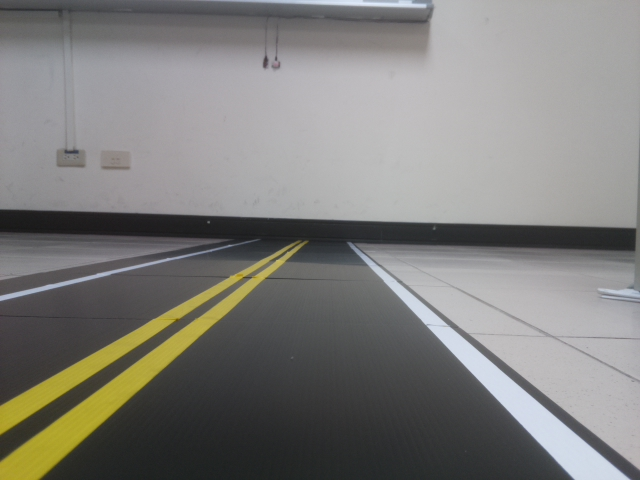
#> input picture Photos/test11.jpg, 640 x 480 px
$ python -i rawImage.py   (imports and definitions only)
#> lines starting #> are read from the running program, lines starting #| are printed output that depends on the picture; after the words box and inside, x2 and y2 are one past the last pixel; in counts of white or black regions, pixels touching at a corner belong together
#> further down, picture is the input picture: shape (480, 640, 3); mean B, G, R 123.4, 126.5, 127.4
import cv2
import numpy as np

class rawImage:
    """
    image processing functions
    """
    # 3-5-5-5-3 octogonal kernel
    _kernel = np.array([[0,1,1,1,0],[1,1,1,1,1],[1,1,1,1,1],[1,1,1,1,1],[0,1,1,1,0]]).astype(np.uint8)
    _vote = 200

    def __init__(self, img):
        self._row, self._column = img.shape[0], img.shape[1]
#> self._row = 480; self._column = 640
        self._img = np.copy(img)

    # returns the course deviation in pixel count
    def findDeviation(self):

        # intensity equalization
        hsl = cv2.cvtColor(self._img, cv2.COLOR_BGR2HSV)
#> hsl: shape (480, 640, 3); mean H, S, V 91, 16.2, 129.4
        #hsl[:,:,2] = cv2.equalizeHist(hsl[:,:,2])
        eq = cv2.cvtColor(hsl, cv2.COLOR_HSV2BGR)

        #cv2.imwrite("equal.jpg", eq)

        # white and yellow detection
        temp = np.logical_and(eq[:,:,1] > 150, eq[:,:,2] > 150)
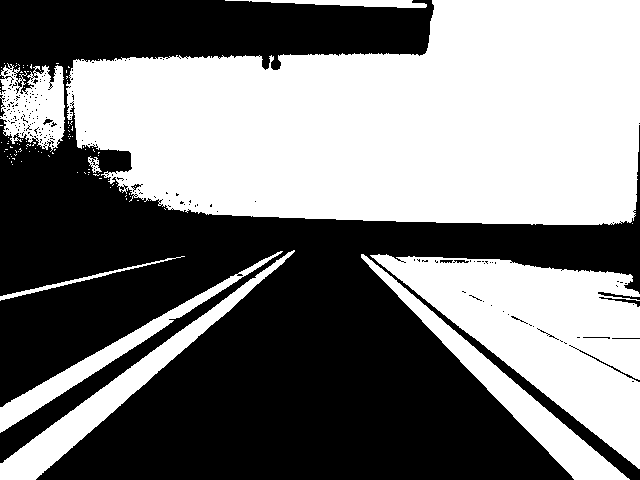
#> temp: shape (480, 640) bool; 48.9% white; 101 white regions (92 under 20 px), largest, box (x1, y1, x2, y2) and area: (66, 0, 640, 225) 99858, (370, 254, 640, 469) 26119, (0, 250, 295, 480) 7250

        # yellow color mark
        y_cm = np.logical_and(temp, eq[:,:,0] < 100).astype(np.uint8)
#> y_cm: shape (480, 640); values 0 (black) and 1 (white), 3.7% white; 2 white regions, box (x1, y1, x2, y2) and area: (0, 250, 295, 480) 7084, (0, 251, 283, 433) 4164
        # close then open
        y_cm = cv2.morphologyEx(cv2.morphologyEx(y_cm, cv2.MORPH_CLOSE, self._kernel), cv2.MORPH_OPEN, self._kernel)
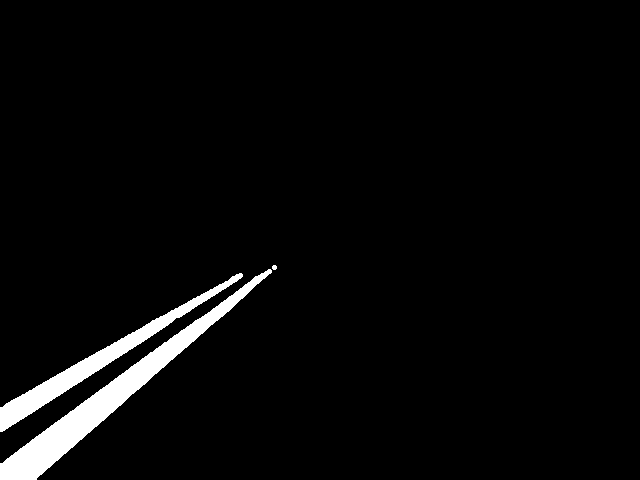
#> y_cm: shape (480, 640); values 0 (black) and 1 (white), 3.6% white; 3 white regions, box (x1, y1, x2, y2) and area: (0, 269, 272, 480) 6994, (0, 273, 243, 432) 4044, (272, 265, 277, 270) 21

        #cv2.imwrite("y_mark.jpg", y_cm*255)

        # white color mark
        w_cm = np.logical_and(temp, eq[:,:,0] > 150).astype(np.uint8)
#> w_cm: shape (480, 640); values 0 (black) and 1 (white), 45.1% white; 100 white regions (93 under 20 px), largest, box (x1, y1, x2, y2) and area: (66, 0, 640, 225) 99646, (370, 254, 640, 469) 26109, (361, 254, 630, 480) 7063
        # close then open
        w_cm = cv2.morphologyEx(cv2.morphologyEx(w_cm, cv2.MORPH_CLOSE, self._kernel), cv2.MORPH_OPEN, self._kernel)
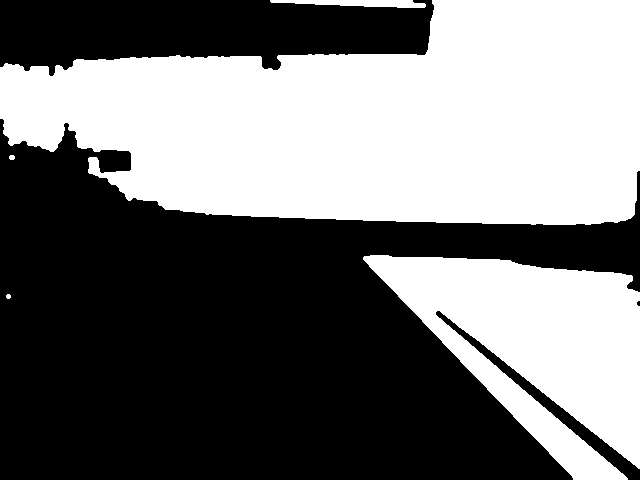
#> w_cm: shape (480, 640); values 0 (black) and 1 (white), 45.8% white; 5 white regions, box (x1, y1, x2, y2) and area: (0, 0, 640, 225) 105777, (363, 255, 640, 480) 34053, (270, 0, 426, 8) 846, (9, 155, 15, 160) 26, (6, 294, 11, 299) 21
        #cv2.imwrite("w_mark.jpg", w_cm*255)

        # gray scale canny edge detection
        gray = cv2.cvtColor(self._img,cv2.COLOR_BGR2GRAY)
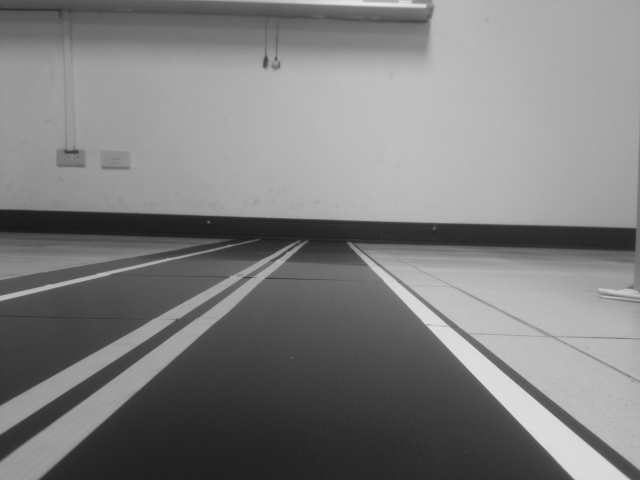
#> gray: shape (480, 640); min 24, max 234, mean 126.4
        blur = cv2.GaussianBlur(gray, (5, 5), 0)
        edges = cv2.Canny(blur,50,150,apertureSize = 3)
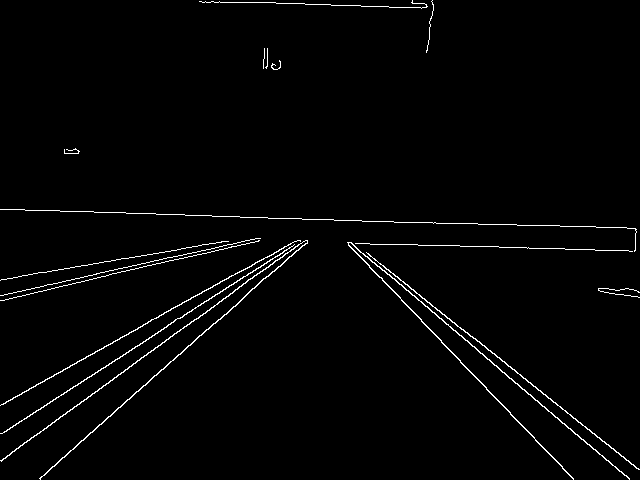
#> edges: shape (480, 640); 1.8% white in thin lines or dots

        #cv2.imwrite("canny.jpg", edges)

        # intersection of canny and road markings
        y_inter = (edges * y_cm > 0).astype(np.uint8)
#> y_inter: shape (480, 640); values 0 (black) and 1 (white), 0.03% white in thin lines or dots, all inside (x1, y1, x2, y2) = (81, 268, 277, 382)
        w_inter = (edges * w_cm > 0).astype(np.uint8)
#> w_inter: shape (480, 640); values 0 (black) and 1 (white), 0.31% white in thin lines or dots
        y_inter = cv2.dilate(y_inter, self._kernel, iterations = 1)
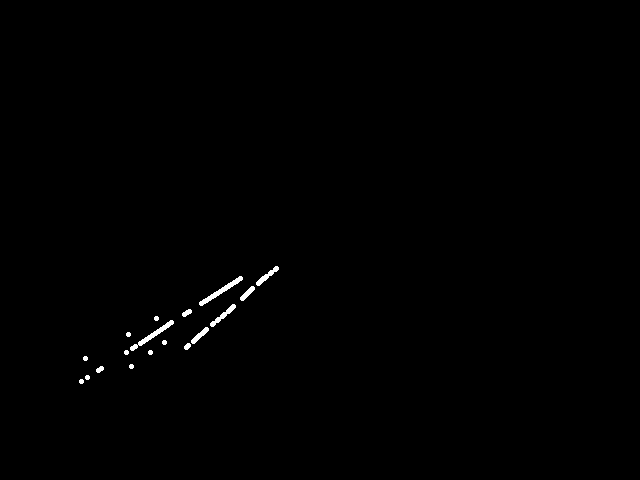
#> y_inter: shape (480, 640); values 0 (black) and 1 (white), 0.41% white; 18 white regions, largest, box (x1, y1, x2, y2) and area: (199, 276, 243, 306) 245, (130, 320, 174, 351) 236, (210, 304, 236, 327) 147
        w_inter = cv2.dilate(w_inter, self._kernel, iterations = 1)
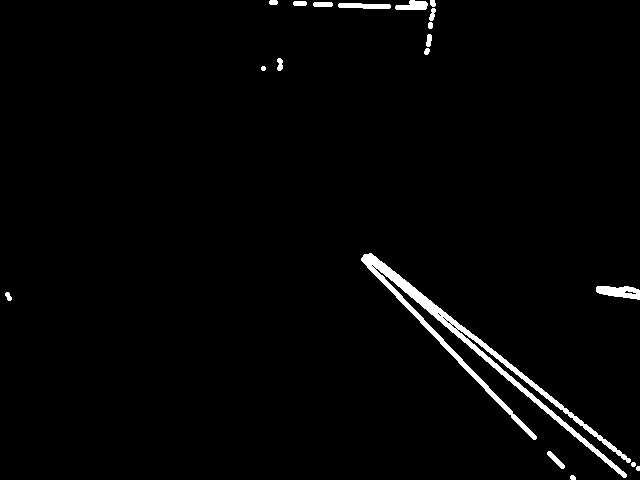
#> w_inter: shape (480, 640); values 0 (black) and 1 (white), 2% white; 19 white regions (1 under 20 px), largest, box (x1, y1, x2, y2) and area: (361, 253, 631, 478) 4535, (596, 286, 640, 300) 419, (338, 3, 391, 9) 260
        #cv2.imwrite("y_inter.jpg", y_inter*255)
        #cv2.imwrite("w_inter.jpg", w_inter*255)

        # Hough line detection
        y_lines = cv2.HoughLines(y_inter, 1, np.pi/180, self._vote)
#> y_lines = None
        w_lines = cv2.HoughLines(w_inter, 1, np.pi/180, self._vote)
#> w_lines = [[-24, 2.23], [-39, 2.27], [-49, 2.29], [-36, 2.25], [-71, 2.36], [-13, 2.22], [-80, 2.37], [-60, 2.3], [-91, 2.39], [-69, 2.36], [-4, 2.2], [0, 2.2]]
        if w_lines is None or y_lines is None:
                print('f*ck!')
                return 0

        # find the rightmost yellow line
        y_rho, y_theta, y_offset = 0, 0, -float(1000)

        for rho, theta in y_lines[:, 0]:
            # ignore horizontal lines
            # only shows lines that are in 80-degree difference to vertical line
            if theta < 80*np.pi/180 or (np.pi - theta) < 80*np.pi/180:
                offset = int(np.cos(theta)*rho-np.tan(theta)*(self._row-np.sin(theta)*rho))
                if offset > y_offset:
                    y_rho, y_theta, y_offset = rho, theta, offset

        # find the leftmost white line
        w_rho, w_theta, w_offset = 0, 0, float(1000)

        for rho, theta in w_lines[:, 0]:
            # ignore horizontal lines
            # only shows lines that are in 80-degree difference to vertical line
            if theta < 80*np.pi/180 or (np.pi - theta) < 80*np.pi/180:
                offset = int(np.cos(theta)*rho-np.tan(theta)*(self._row-np.sin(theta)*rho))
                if offset > y_offset and offset < w_offset:
                    w_rho, w_theta, w_offset = rho, theta, offset

        # draw line
        a = np.cos(y_theta)
        b = np.sin(y_theta)
        x0 = a * y_rho
        y0 = b * y_rho
        x1 = int(x0 + 1200*(-b))
        y1 = int(y0 + 1200*(a))
        x2 = int(x0 - 1200*(-b))
        y2 = int(y0 - 1200*(a))

        cv2.line(self._img,(x1,y1),(x2,y2),(0,255,255),2)

        # draw line
        a = np.cos(w_theta)
        b = np.sin(w_theta)
        x0 = a * w_rho
        y0 = b * w_rho
        x1 = int(x0 + 1200*(-b))
        y1 = int(y0 + 1200*(a))
        x2 = int(x0 - 1200*(-b))
        y2 = int(y0 - 1200*(a))

        cv2.line(self._img,(x1,y1),(x2,y2),(255,255,255),2)

        # draw two offset dots
        if y_offset >= 0:
            cv2.circle(self._img,(int(y_offset),int(self._row)),7,(0,255,255),5)
        if w_offset < self._column:
            cv2.circle(self._img,(int(w_offset),int(self._row)),7,(255,255,255),5)

        cv2.imwrite("road_lines.jpg",self._img)

        print("y_offset = {}, w_offset = {}".format(y_offset, w_offset))

        error = -11
        middle = self._column/2 + error
        deviation = middle - int((w_offset + y_offset)/2)
        """
        print("middle = {}".format(middle))
        print("deviation = {}".format(deviation))

        if deviation > 0:
            print("should go left {} pixels".format(deviation))
        elif deviation < 0:
            print("should go right {} pixels".format(-deviation))
        else:
            print("should go straight")
        """
        return deviation

>>> import cv2
>>> picture = cv2.imread('../Photos/test11.jpg')
>>> result = rawImage(picture).findDeviation()
#> result = 0
